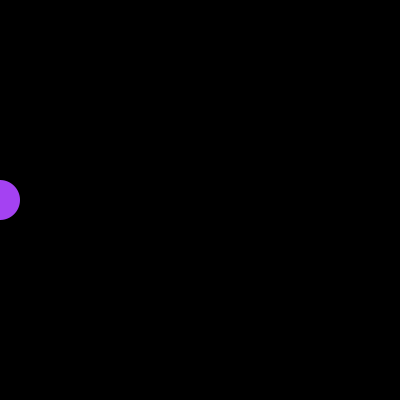
Frame 1 (no input)
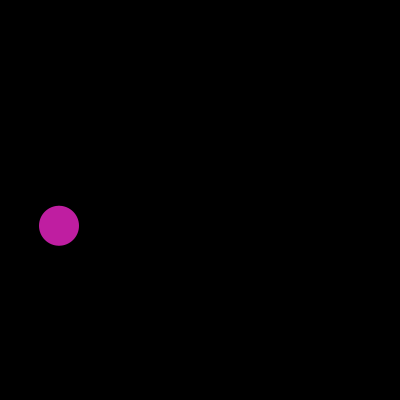
Frame 60 (the mouse pressed at the canvas centre just before this capture)
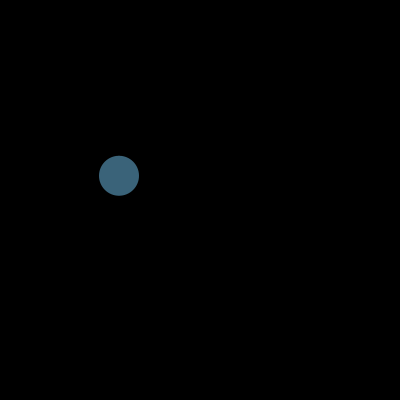
Frame 120 (the mouse held since frame 60 and released just before this capture)

The Processing sketch that drew these frames (run headless with seeded random() and noise(); from frame 60 on, the mouse is pressed at the canvas centre):

// Processing sketch: processing_55317
// ── processing_55317.pde

float posy;
float posx;
float ball_size = 40;


void setup() {
  size(400,400);
  background(255);
  fill(255,255,0);
  noStroke();
  smooth();
  posx = 0;
  posy = height/2;
  frameRate(120);
}

void draw() {
  background(0);
  fill(random(255),random(255),random(255));
  ellipse( posx, posy, ball_size, ball_size );
  posx ++;
  if( posx > width+(ball_size/2) ){ posx = - ball_size; }
  posy = height/2 + (cos(radians(posx)) *50);
}
